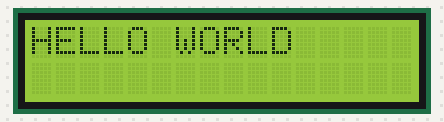
A sketch run on a simulated Arduino Uno, built with avr-gcc and run on an emulated ATmega328P. Shown: 16×2 character LCD. What the sketch prints to the serial monitor is not drawn.

Above: at 0.1 s.
At 1.1 s:
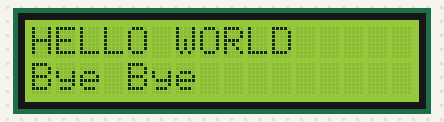

Measured:
- what the display in image 1 shows lasts 1.0 s, from 1.1 s to 2.1 s

The sketch:

L_4_LCD_display.ino
```cpp
/*******************LCD函数*******************/
#include "Adafruit_LiquidCrystal.h"
Adafruit_LiquidCrystal lcd(1);

void setup() {
  // put your setup code here, to run once:
  Serial.begin(115200);   // 初始化串口
  while (!lcd.begin(16, 2)) {
    Serial.println("Could not init backpack. Check wiring.");
    delay(50);
  }
  Serial.println("Backpack init'd.");
  lcd.setCursor(0, 0);
  lcd.print("HELLO WORLD");
  delay(1000);
  lcd.setCursor(0, 1);
  lcd.print("Bye Bye");
  delay(1000);
  lcd.clear();
  lcd.setBacklight(0);
}

void loop() {
  // put your main code here, to run repeatedly:

}
```
